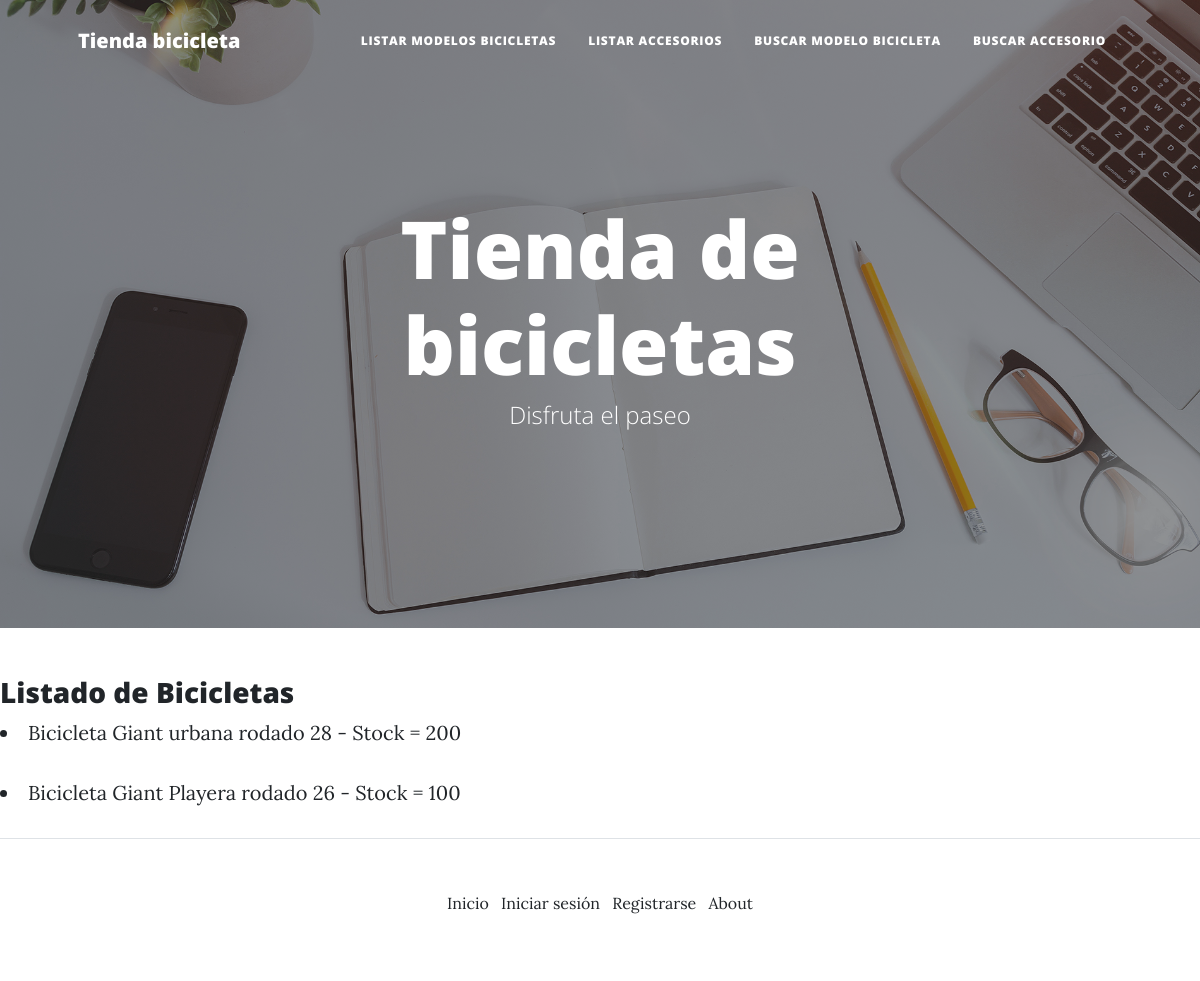
The page /stock/listar_modelos_de_bicicletas/ on the database its author committed.
### appStock/models.py (models this page shows, shortened)
class ModeloBicicleta(models.Model):
    marca = models.CharField(max_length=20)
    tipo = models.CharField(max_length=30)
    rodado = models.IntegerField()
    stock = models.IntegerField()

### appStock/views.py (the view)
# urls.py: path('listar_modelos_de_bicicletas/', listar_bicicletas, name='listar modelos de bicicletas'),
def listar_bicicletas(request):
    lista_bicis = ModeloBicicleta.objects.all()
    return render(request, 'stock/lista_bicicletas.html', {'bicicletas': lista_bicis})

### templates/Stock/lista_bicicletas.html (shortened to what this page needs)
{% extends "base.html" %}
{% load static %}
{% block contenido %}
<h3> Listado de Bicicletas </h3>
    <body>
        {% for bicicleta in bicicletas %}
        <li>Bicicleta {{bicicleta.marca}} {{bicicleta.tipo}} rodado {{bicicleta.rodado}} - Stock = {{bicicleta.stock}}</li>
        <br>
    {% endfor %}
    </body>
{% endblock %}

### rows shown on the page
ModeloBicicleta: marca "Giant", tipo "urbana", rodado "28", stock "200"
ModeloBicicleta: marca "Giant", tipo "Playera", rodado "26", stock "100"
